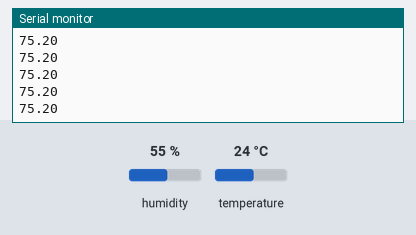
This sketch was run on a simulated Arduino Uno, built with avr-gcc and run on an emulated ATmega328P. Shown: the last lines printed to the serial monitor. The test bench sets the inputs (shaded band); at power-on: temperature 24 °C, humidity 55 %.

Above: at 3.1 s.
3.2 s: temperature set to 12 °C
At 4.51 s:
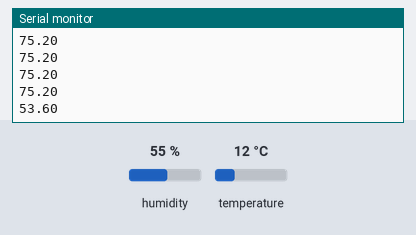
6.0 s: temperature set to 19 °C
At 6.27 s:
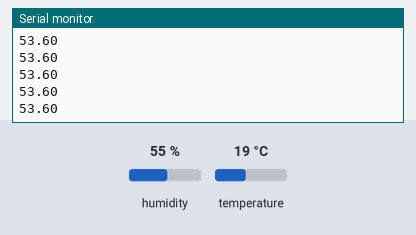
Timing chart, 0 to 9.0 s (numbered marks = the images above; inputs shaded):
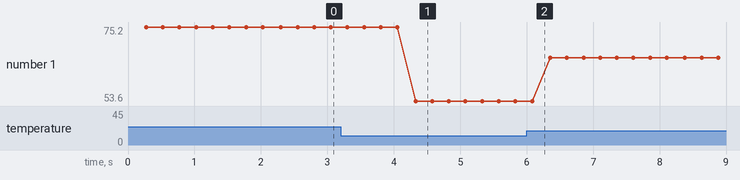

The sketch:

DHTtester.ino
```cpp
// Example testing sketch for various DHT humidity/temperature sensors
// Written by ladyada, public domain

// REQUIRES the following Arduino libraries:
// - DHT Sensor Library: https://github.com/adafruit/DHT-sensor-library
// - Adafruit Unified Sensor Lib: https://github.com/adafruit/Adafruit_Sensor

#include "DHT.h"

#define DHTPIN 2     // Digital pin connected to the DHT sensor
// Feather HUZZAH ESP8266 note: use pins 3, 4, 5, 12, 13 or 14 --
// Pin 15 can work but DHT must be disconnected during program upload.

// Uncomment whatever type you're using!
#define DHTTYPE DHT11   // DHT 11
//#define DHTTYPE DHT22   // DHT 22  (AM2302), AM2321
//#define DHTTYPE DHT21   // DHT 21 (AM2301)

// Connect pin 1 (on the left) of the sensor to +5V
// NOTE: If using a board with 3.3V logic like an Arduino Due connect pin 1
// to 3.3V instead of 5V!
// Connect pin 2 of the sensor to whatever your DHTPIN is
// Connect pin 4 (on the right) of the sensor to GROUND
// Connect a 10K resistor from pin 2 (data) to pin 1 (power) of the sensor

// Initialize DHT sensor.
// Note that older versions of this library took an optional third parameter to
// tweak the timings for faster processors.  This parameter is no longer needed
// as the current DHT reading algorithm adjusts itself to work on faster procs.
DHT dht(DHTPIN, DHTTYPE);

void setup() {
  Serial.begin(19200);
//  Serial.println(F("DHTxx test!"));

  dht.begin();
}

void loop() {
  // Wait a few seconds between measurements.
  delay(250);

  // Reading temperature or humidity takes about 250 milliseconds!
  // Sensor readings may also be up to 2 seconds 'old' (its a very slow sensor)
  float h = dht.readHumidity();
  // Read temperature as Celsius (the default)
  float t = dht.readTemperature();
  // Read temperature as Fahrenheit (isFahrenheit = true)
  float f = dht.readTemperature(true);

  // Check if any reads failed and exit early (to try again).
  if (isnan(h) || isnan(t) || isnan(f)) {
    Serial.println(F("Failed to read from DHT sensor!"));
    return;
  }

  // Compute heat index in Fahrenheit (the default)
  float hif = dht.computeHeatIndex(f, h);
  // Compute heat index in Celsius (isFahreheit = false)
  float hic = dht.computeHeatIndex(t, h, false);

//  Serial.print(F("Humidity: "));
//  Serial.print(h);
//  Serial.print(F("%  Temperature: "));
//  Serial.print(t);
//  Serial.print(F("°C "));
  Serial.println(f);
//  Serial.print(F("°F  Heat index: "));
//  Serial.print(hic);
//  Serial.print(F("°C "));
//  Serial.print(hif);
//  Serial.println(F("°F"));
}
```

Measured:
- after the input at 3.2 s, the serial monitor: prints a new line after 1.1 s (image 1)
- plotted number 1: 75.2 → 53.6 after the input at 3.2 s, 53.6 → 66.2 after the input at 6.0 s
